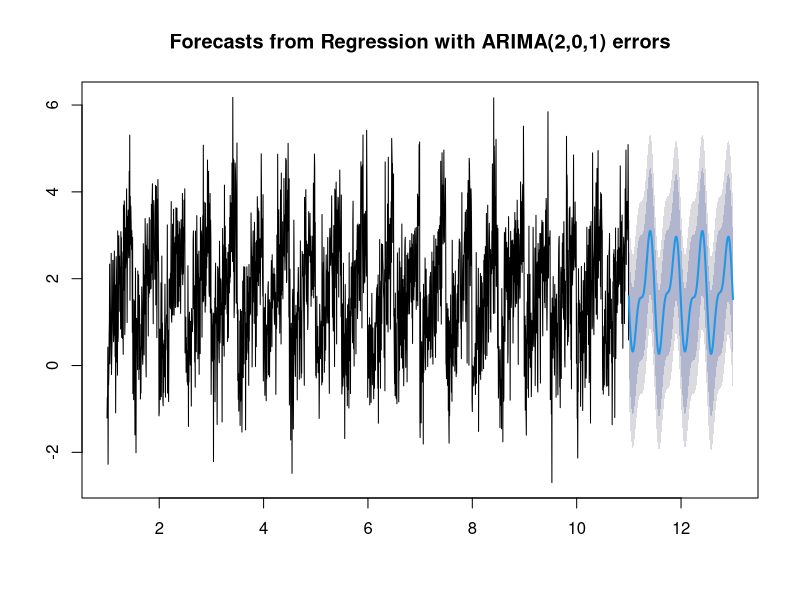
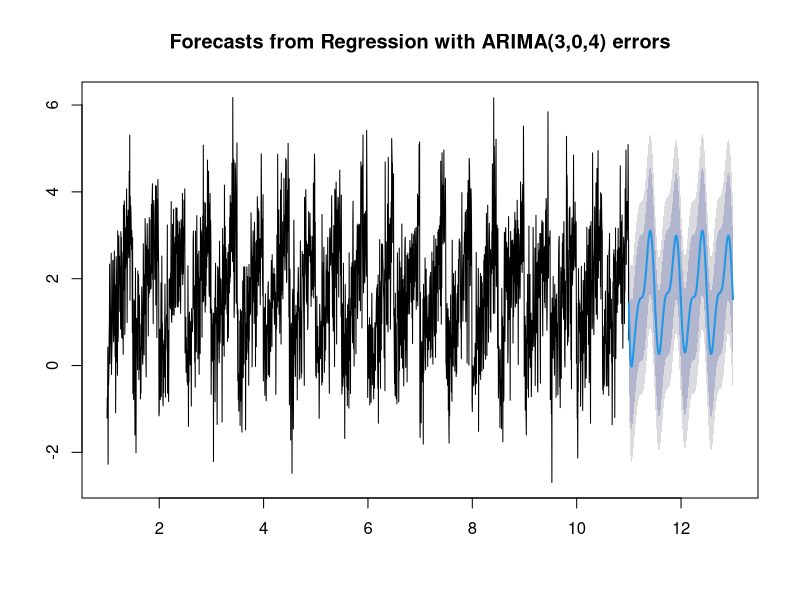
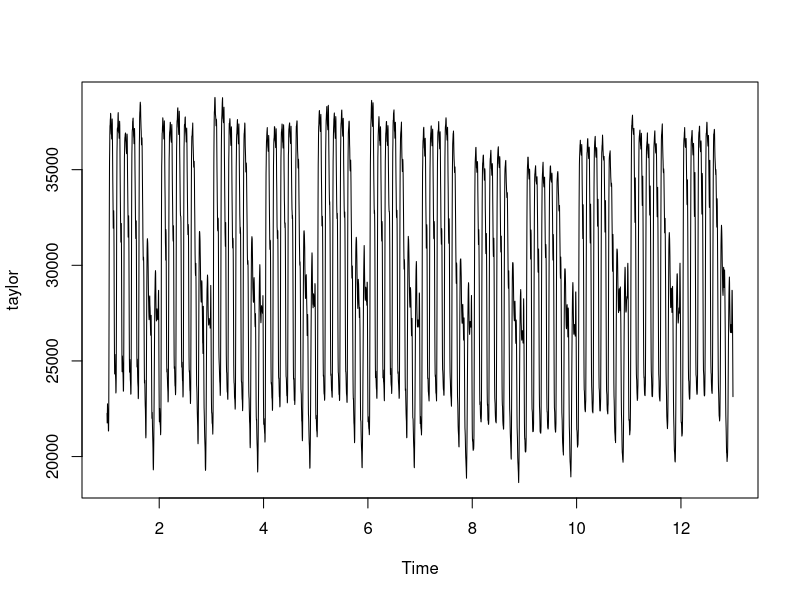

The R source for these figures, in order:
## ---- chunk 1
knitr::opts_chunk$set(echo = TRUE)
## ---- chunk 2
library(forecast)
## ---- chunk 3
n <- 2000
m <- 200
y <- ts(rnorm(n) + (1:n)%%100/30, f=m)


fit <- Arima(y, order=c(2,0,1), xreg=fourier(y, K=4))
plot(forecast(fit, h=2*m, xreg=fourier(y, K=4, h=2*m)))
## ---- chunk 4
auto_fit <- auto.arima(y, seasonal=FALSE, xreg=fourier(y, K=4))
plot(forecast(auto_fit, h=2*m, xreg=fourier(y, K=4, h=2*m)))
## ---- chunk 5
plot(taylor)
